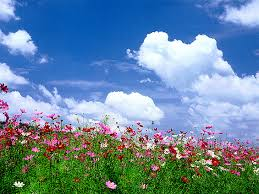
//> input picture other/assets/input_04.jpg, 259 x 194 px
$ ./main_10   (built with g++ and OpenCV 4)
//> lines starting //> are read from the running program, lines starting //| are printed output that depends on the picture
#include <opencv2/opencv.hpp>
#include <iostream>
using namespace cv;
using namespace std;

int main()
{

    Mat image = imread("./assets/input_04.jpg", IMREAD_COLOR);
//> image is the input picture: 194 rows x 259 cols, CV_8UC3; mean B, G, R 161.5, 136.2, 104.8
    vector<Mat> bgr_vec;

    // split(from,to)
    split(image, bgr_vec);
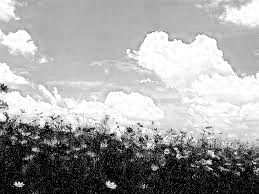
//> bgr_vec[0]: 194 rows x 259 cols, CV_8UC1; min 0, max 255, mean 161.5
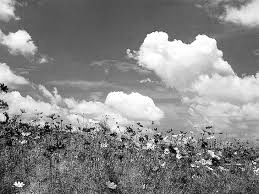
//> bgr_vec[1]: 194 rows x 259 cols, CV_8UC1; min 0, max 255, mean 136.2
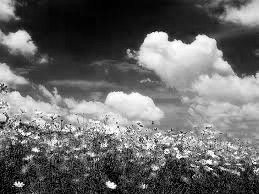
//> bgr_vec[2]: 194 rows x 259 cols, CV_8UC1; min 0, max 255, mean 104.8

    // imshow org_img
    imshow("org_img", image);

    // split image check
    imshow("Blue_Channel", bgr_vec[0]);
    imshow("Green_Channel", bgr_vec[1]);
    imshow("Red_Channel", bgr_vec[2]);

    Mat merge_img(image.rows, image.cols, CV_8UC3);
    Mat bgr_arr[] = {bgr_vec[0], bgr_vec[1], bgr_vec[2]};

    // merge(from,to)
    merge(bgr_arr, 3, merge_img);

    // merge image check
    imshow("merge_img", merge_img);

    waitKey(0);
    return 0;
}

$ run again, with other/assets/input_05.jpg copied over other/assets/input_04.jpg
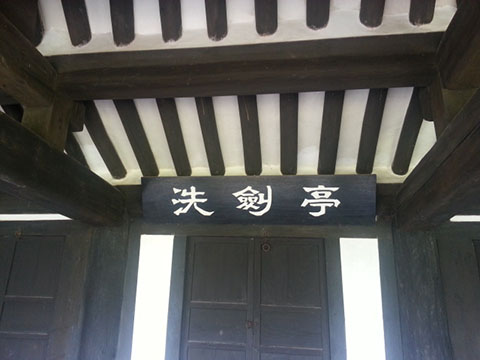
//> input picture other/assets/input_05.jpg, 480 x 360 px
//> image is the input picture: 360 rows x 480 cols, CV_8UC3; mean B, G, R 89, 91.2, 91.3
//> `split(image, bgr_vec);`:
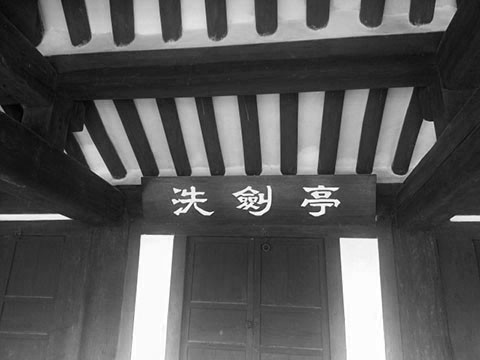
//> bgr_vec[0]: 360 rows x 480 cols, CV_8UC1; min 0, max 255, mean 89
//> `split(image, bgr_vec);`:
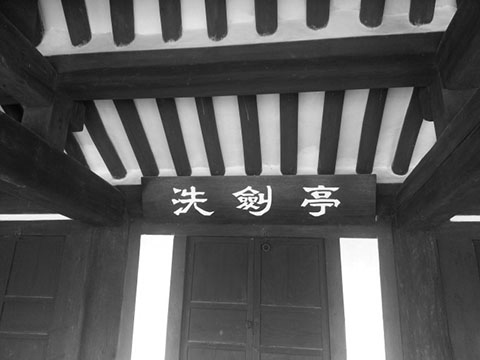
//> bgr_vec[1]: 360 rows x 480 cols, CV_8UC1; min 3, max 255, mean 91.2
